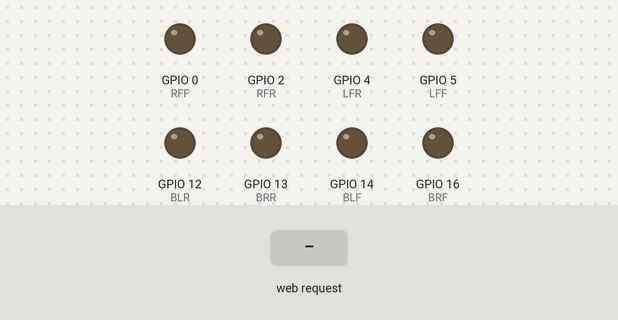
The sketch below on a simulated ESP8266 (NodeMCU). On the bench: output pins drawn as LEDs (lit = HIGH). The test bench sets the inputs (shaded band). WiFi joins after 1.5 s; servers stay silent unless stated; what the sketch prints to the serial monitor is not drawn.

Above: at 2.7 s.
2.8 s: HTTP request GET /Forward received
At 3.9 s:
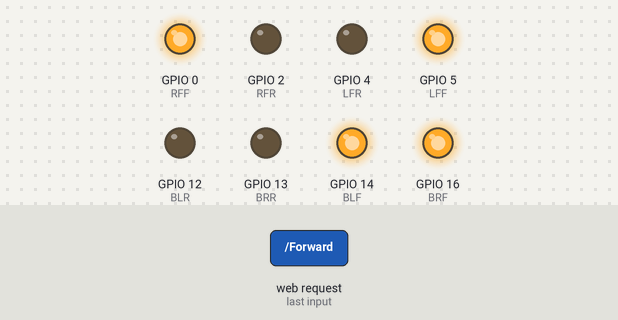
4.3 s: HTTP request GET /Backward received
At 5.1 s:
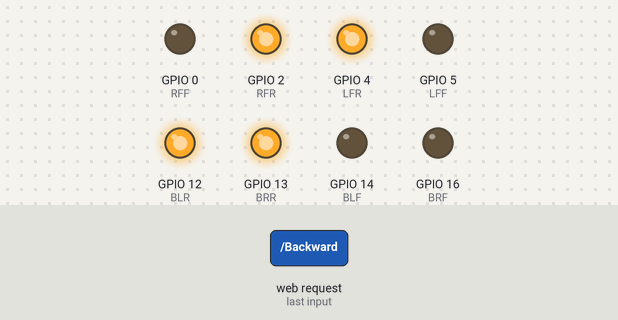
5.8 s: HTTP request GET /Right received
At 6.2 s:
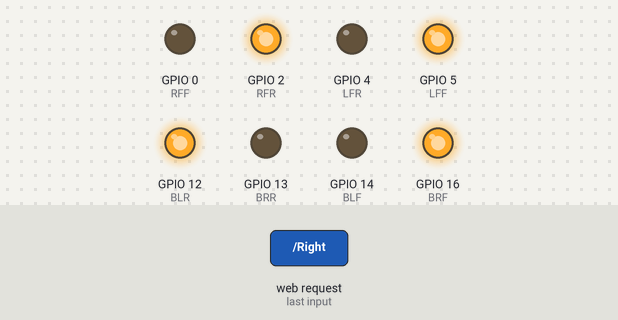
7.3 s: HTTP request GET /Left received
At 8.5 s:
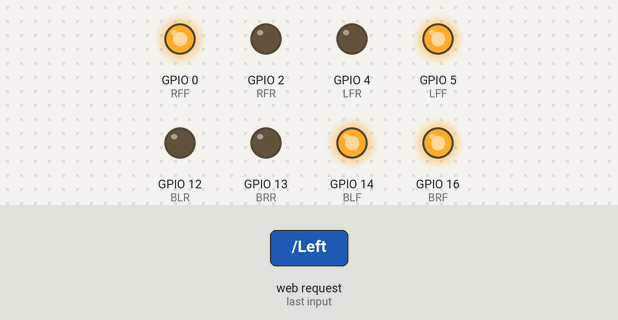
8.8 s: HTTP request GET /stop received
At 9.7 s:
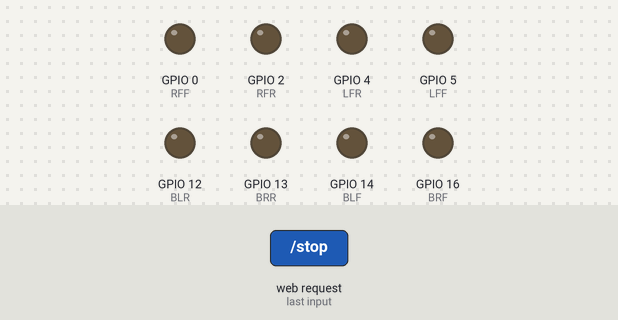
Timing chart, 0 to 11.3 s (numbered marks = the images above; inputs shaded):
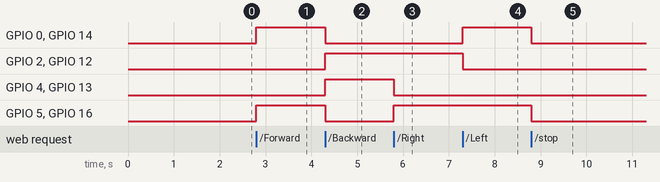

Measured:
- after the input at 2.8 s, GPIO 0 (RFF), GPIO 5 (LFF), GPIO 14 (BLF), GPIO 16 (BRF): LOW → HIGH at once
- after the input at 4.3 s, GPIO 0 (RFF), GPIO 5 (LFF), GPIO 14 (BLF), GPIO 16 (BRF): HIGH → LOW at once; GPIO 2 (RFR), GPIO 4 (LFR), GPIO 12 (BLR), GPIO 13 (BRR): LOW → HIGH at once
- after the input at 5.8 s, GPIO 4 (LFR), GPIO 13 (BRR): HIGH → LOW at once; GPIO 5 (LFF), GPIO 16 (BRF): LOW → HIGH at once
- after the input at 7.3 s, GPIO 0 (RFF), GPIO 14 (BLF): LOW → HIGH at once; GPIO 2 (RFR), GPIO 12 (BLR): HIGH → LOW at once
- after the input at 8.8 s, GPIO 0 (RFF), GPIO 5 (LFF), GPIO 14 (BLF), GPIO 16 (BRF): HIGH → LOW at once

The sketch:

Car_wifi_control.ino
```cpp
//speed control , left and right is not working yet

#include <ESP8266WiFi.h>
#include <WiFiClient.h>
#include <ESP8266WebServer.h>
#include <ESP8266mDNS.h>

const char* ssid = "Your SSID";
const char* password = "YOUR password";

ESP8266WebServer server(80);
int x;
const int LFF = 5; //D1
const int LFR = 4; //D2
const int RFF = 0; //D3
const int RFR = 2; //D4
const int BLF = 14; //D5
const int BLR = 12; //D6
const int BRF = 16; //D0
const int BRR = 13; //D7
const int SpeedPin = 10; //sD3
int motorSpeed = 100;
bool flag = true;
String webPage = "<html> <head> <style> button {   background-color: #0080FF;  padding: 12px 28px;   width: 100%;  height: 10%;  border-radius: 40px;   border: 0px;  font-size: 30px;  color: black;   } html {font-family: Arial; display: inline-block; text-align: center;}h2 {font-size: 2.3rem;}p {font-size: 1.9rem;}body {max-width: 400px; margin:0px auto; padding-bottom: 25px;}.slider { -webkit-appearance: none; margin: 14px; width: 360px; height: 25px; background: #FFD65C;outline: none; -webkit-transition: .2s; transition: opacity .2s;}.slider::-webkit-slider-thumb {-webkit-appearance: none; appearance: none; width: 35px; height: 35px; background: #003249; cursor: pointer;}.slider::-moz-range-thumb { width: 35px; height: 35px; background: #003249; cursor: pointer; }</style> </head> <body> <h1> Omnidirectional RC car  </h1> <p><button onmousedown=location.href=\"/Forward\"> Forward </button></p> <p><button onmousedown=location.href=\"/Backward\"> Backward </button></p> <p><button onmousedown=location.href=\"/Right\"> Right </button></p><p><button onmousedown=location.href=\"/Left\"> Left </button></p> <p><button onmousedown=location.href=\"/SpeedUp\"> SpeedUp </button></p><p><button onmousedown=location.href=\"/SpeedDown\"> SpeedDown </button></p><p><button onmousedown=location.href=\"/stop\"> STOP </button></p> </body> </html>";
String speedtext = "0";
void handleRoot() {
  server.send(200, "text/html", webPage + "<h3> Speed is : " + String(motorSpeed) + "</h3>");
}
void handleNotFound() {
  String message = "File Not Found\n\n";
  message += "URI: ";
  message += server.uri();
  message += "\nMethod: ";
  message += (server.method() == HTTP_GET) ? "GET" : "POST";
  message += "\nArguments: ";
  message += server.args();
  message += "\n";
  for (uint8_t i = 0; i < server.args(); i++) {
    message += " " + server.argName(i) + ": " + server.arg(i) + "\n";
  }
  server.send(404, "text/plain", message);
}

void setSpeed(int speed) {
  motorSpeed = speed;
  server.send(200, "text/html", webPage + "<h3> Speed is : " + String(motorSpeed) + "</h3>");
}
void setup(void) {
  pinMode(LFF, OUTPUT);
  pinMode(LFR, OUTPUT);
  pinMode(RFF, OUTPUT);
  pinMode(RFR, OUTPUT);
  pinMode(BLF, OUTPUT);
  pinMode(BLR, OUTPUT);
  pinMode(BRF, OUTPUT);
  pinMode(BRR, OUTPUT);

  digitalWrite(LFF, 0);
  digitalWrite(LFR, 0);
  digitalWrite(RFF, 0);
  digitalWrite(RFR, 0);
  digitalWrite(BLF, 0);
  digitalWrite(BLR, 0);
  digitalWrite(BRF, 0);
  digitalWrite(BRR, 0);

  Serial.begin(115200);

  WiFi.softAP(ssid, password);

  IPAddress apip = WiFi.softAPIP();
  Serial.println(apip);
  //   Wait for connection
  WiFi.begin(ssid, password);
  while (WiFi.status() != WL_CONNECTED) {
    delay(500);
    Serial.print(".");
  }
  Serial.println("");
  Serial.print("Connected to ");
  Serial.println(ssid);
  Serial.print("IP address: ");
  Serial.println(WiFi.localIP());

  if (MDNS.begin("esp8266")) {
    Serial.println("MDNS responder started");
  }

  server.on("/", handleRoot);
  server.on("/Forward", []() {
    server.send(200, "text/html", webPage+ speedtext);
    delay(0.5);
    digitalWrite(LFF, 25);
    //digitalWrite(LFF, 1);
    digitalWrite(LFR, 0);
    digitalWrite(RFF, 1);
    digitalWrite(RFR, 0);
    digitalWrite(BLF, 1);
    digitalWrite(BLR, 0);
    digitalWrite(BRF, 1);
    digitalWrite(BRR, 0);

  }
           );
  server.on("/Backward", []() {
    server.send(200, "text/html", webPage + speedtext);
    delay(0.5);
    digitalWrite(LFF, 0);
    digitalWrite(LFR, 1);
    digitalWrite(RFF, 0);
    digitalWrite(RFR, 1);
    digitalWrite(BLF, 0);
    digitalWrite(BLR, 1);
    digitalWrite(BRF, 0);
    digitalWrite(BRR, 1);


  });
  server.on("/Right", []() {
    server.send(200, "text/html", webPage + speedtext);
    delay(0.5);
    digitalWrite(LFF, 1);
    digitalWrite(LFR, 0);
    digitalWrite(RFF, 0);
    digitalWrite(RFR, 1);
    digitalWrite(BLF, 0);
    digitalWrite(BLR, 1);
    digitalWrite(BRF, 1);
    digitalWrite(BRR, 0);

  });
  server.on("/Left", []() {
    server.send(200, "text/html", webPage + speedtext);
    delay(0.5);
    digitalWrite(LFF, 1);
    digitalWrite(LFR, 0);
    digitalWrite(RFF, 1);
    digitalWrite(RFR, 0);
    digitalWrite(BLF, 1);
    digitalWrite(BLR, 0);
    digitalWrite(BRF, 1);
    digitalWrite(BRR, 0);

  });

  server.on("/stop", []() {
    server.send(200, "text/html", webPage + speedtext);
    digitalWrite(LFF, 0);
    digitalWrite(LFR, 0);
    digitalWrite(RFF, 0);
    digitalWrite(RFR, 0);
    digitalWrite(BLF, 0);
    digitalWrite(BLR, 0);
    digitalWrite(BRF, 0);
    digitalWrite(BRR, 0);
    delay(1);
  });

  server.on("/SpeedUp", []() {
    motorSpeed = motorSpeed + 20;
    setSpeed(motorSpeed);
  });

  server.on("/SpeedDown", []() {
    motorSpeed = motorSpeed - 20;
    setSpeed(motorSpeed);
  });

  server.onNotFound(handleNotFound);

  server.begin();
  Serial.println("HTTP server has started");
}

void loop(void) {
  speedtext = "<h3> Speed is : " + String(motorSpeed) + "</h3>";
  server.handleClient();
}
```
